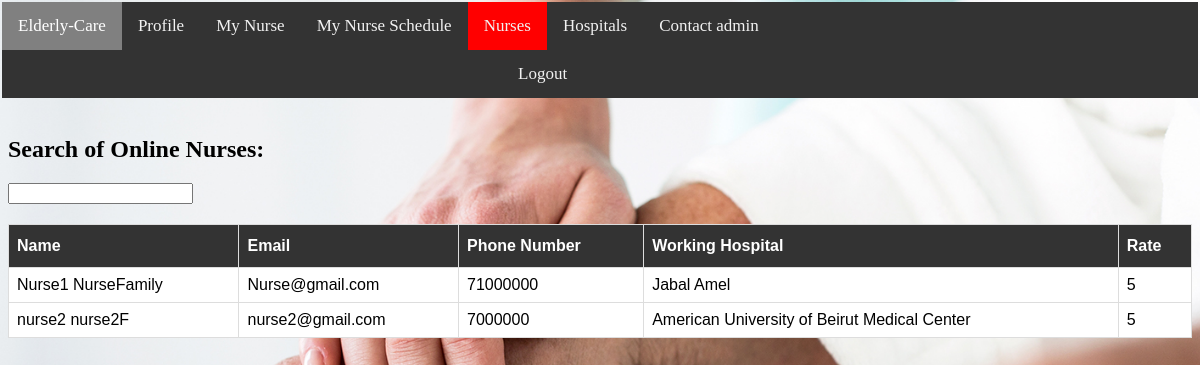
The page /Patients/Nurses.php on the database its author committed.
### tables this page shows
CREATE TABLE `users` (
  `UserID` int(11) NOT NULL,
  `Email` varchar(100) NOT NULL,
  `HashedPassword` varchar(64) NOT NULL,
  `FirstName` varchar(50) NOT NULL,
  `LastName` varchar(50) NOT NULL,
  `Gender` varchar(10) NOT NULL,
  `DateofBirth` date NOT NULL,
  `PhoneNumber` int(8) NOT NULL,
  `MaritalState` varchar(50) NOT NULL,
  `Status` varchar(50) NOT NULL,
  `UserPhoto` varchar(50) DEFAULT NULL
);

CREATE TABLE `nurses` (
  `NurseID` int(11) NOT NULL,
  `WorkingHospital` varchar(100) DEFAULT NULL,
  `Online` int(1) NOT NULL,
  `CVNurse` varchar(100) DEFAULT NULL
);

CREATE TABLE `nurserate` (
  `PatientID` int(11) NOT NULL,
  `NurseID` int(11) NOT NULL,
  `Rate` int(11) NOT NULL
);

### Patients/Nurses.php (the view, shortened to what this page needs)
<!DOCTYPE html>
<html >
  <head>
    <link rel="stylesheet" href="../style.css">
  </head>
<body>
<div class="topnav">
    <a  class="active" >Elderly-Care</a>
    <a  href="Pprofile.php">Profile</a>
    <a  href="MyNurse.php">My Nurse</a>
    <a  href="MyNurseSchedule.php">My Nurse Schedule</a>
    <a  class="red" href="Nurses.php">Nurses</a>
    <a   href="Hospitals.php">Hospitals</a>
    <a  href="Contactadmin.php">Contact admin</a>
    <a  class="Logout" href="../Logout.php">Logout</a>
  </div>
<?php
require('../config.php');
$sql = "select users.FirstName, users.LastName, users.Email, users.PhoneNumber, nurserate.Rate, Nurses.WorkingHospital from users
 INNER JOIN nurses INNER JOIN nurserate on users.userID=nurses.NurseID where nurses.Online='1' " ;
$result = mysqli_query($con, $sql);
echo'<br>';
echo'<h2>Search of Online Nurses:</h2>';
echo'<input type="search" onkeyup="Search(this.value)">';
echo '<div id="Search">';
 echo' <table id="customers">
  <tr>
    <th>Name</th>
    <th>Email</th>
    <th>Phone Number</th>
    <th>Working Hospital</th>
    <th>Rate</th>
  </tr>';
  for($i=0; $i<mysqli_num_rows($result); $i++ ){
    $row = mysqli_fetch_assoc($result);
 echo' <tr>';
  echo'  <td>'.$row['FirstName'].' '.$row['LastName'].'</td>';
  echo'  <td>'.$row['Email'].'</td>';
  echo'  <td>'.$row['PhoneNumber'].'</td>';
  echo'  <td>'.$row['WorkingHospital'].'</td>';
  echo'  <td>'.$row['Rate'].'</td>';
  echo' </tr>';
  }  echo' </table>';
  echo '</div>';
?>
  </body>
  </html>

### style.css (style rules this page uses)
body { background-image: url('th.jpg'); color: white; background-repeat: no-repeat; background-attachment: fixed; background-size: cover; }
.topnav { background-color: #333; overflow: hidden; margin-top: -0.5%; margin-left: -0.5%; margin-right: -0.5%; }
.topnav a { float: left; color: #f2f2f2; text-align: center; padding: 14px 16px; text-decoration: none; font-size: 17px; }
.topnav a.active { background-color: gray; color: white; }
.red { background-color: red; color: white; }
.Logout { float:right; margin-left: 500px; }
#customers { font-family: "Trebuchet MS", Arial, Helvetica, sans-serif; border-collapse: collapse; width: 100%; margin-top: 20px; }
#customers td, #customers th { border: 1px solid #ddd; background-color: white; color: black; padding: 8px; }
#customers tr:nth-child(even) { background-color: white ; color: black; }
#customers th { padding-top: 12px; padding-bottom: 12px; text-align: left; background-color: #333; color: white; }

### Patients/Nurses.php (style rules this page uses)
h2 { color:black; }
.red { background-color: red; color: white; }

### rows shown on the page
users: FirstName "Nurse1", LastName "NurseFamily", Email "Nurse@gmail.com", PhoneNumber "71000000", nurses.WorkingHospital "Jabal Amel", nurserate.Rate "5"
users: FirstName "nurse2", LastName "nurse2F", Email "nurse2@gmail.com", PhoneNumber "7000000", nurses.WorkingHospital "American University of Beirut Medical Center", nurserate.Rate "5"
